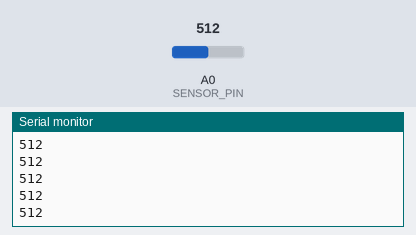
The sketch below on a simulated Arduino Uno, built with avr-gcc and run on an emulated ATmega328P. Parts: the last lines printed to the serial monitor. The test bench sets the inputs (shaded band); at power-on: A0 (SENSOR_PIN) = 512.

Above: at 1.2 s.
1.3 s: A0 (SENSOR_PIN) set to 716
At 1.8 s:
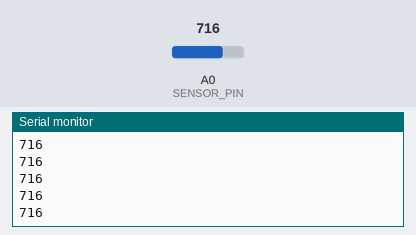
2.8 s: A0 (SENSOR_PIN) set to 900
At 3.5 s:
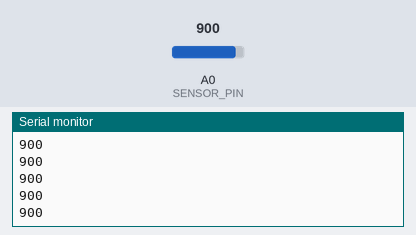
Timing chart, 0 to 5.8 s (numbered marks = the images above; inputs shaded):
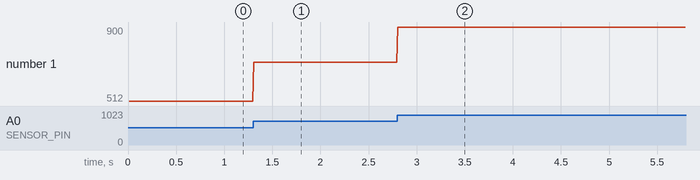

The sketch:

sensor_raw.ino
```cpp
const int SENSOR_PIN = A0;
const unsigned long PERIOD_MS = 10;
unsigned long t0 = 0;

void setup() {
  Serial.begin(115200);
}

void loop() {
  unsigned long t = millis();
  if (t - t0 >= PERIOD_MS) {
    t0 = t;
    int v = analogRead(SENSOR_PIN);
    Serial.println(v);
  }
}
```

Measured:
- after the input at 1.3 s, the serial monitor: prints a new line at once (image 1)
- after the input at 2.8 s, the serial monitor: prints a new line at once (image 2)
- plotted number 1: 512 → 716 after the input at 1.3 s, 716 → 900 after the input at 2.8 s
